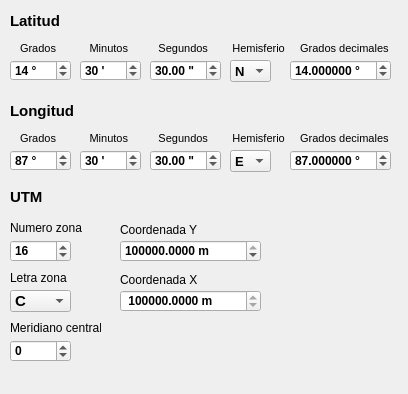
<?xml version="1.0" encoding="UTF-8"?>
<ui version="4.0">
 <class>LatLongCalcDialogBase</class>
 <widget class="QDialog" name="LatLongCalcDialogBase">
  <property name="geometry">
   <rect>
    <x>0</x>
    <y>0</y>
    <width>408</width>
    <height>394</height>
   </rect>
  </property>
  <property name="font">
   <font>
    <weight>75</weight>
    <bold>true</bold>
   </font>
  </property>
  <property name="windowTitle">
   <string>Calculadora de Lat/Long</string>
  </property>
  <widget class="QLabel" name="Label_Lat">
   <property name="geometry">
    <rect>
     <x>10</x>
     <y>10</y>
     <width>61</width>
     <height>21</height>
    </rect>
   </property>
   <property name="font">
    <font>
     <pointsize>11</pointsize>
     <weight>75</weight>
     <bold>true</bold>
    </font>
   </property>
   <property name="text">
    <string>Latitud</string>
   </property>
  </widget>
  <widget class="QSpinBox" name="Spb_Lat_G">
   <property name="geometry">
    <rect>
     <x>10</x>
     <y>60</y>
     <width>61</width>
     <height>21</height>
    </rect>
   </property>
   <property name="font">
    <font>
     <weight>75</weight>
     <bold>true</bold>
    </font>
   </property>
   <property name="suffix">
    <string> °</string>
   </property>
   <property name="minimum">
    <number>0</number>
   </property>
   <property name="maximum">
    <number>90</number>
   </property>
   <property name="value">
    <number>14</number>
   </property>
  </widget>
  <widget class="QSpinBox" name="Spb_Lat_M">
   <property name="geometry">
    <rect>
     <x>80</x>
     <y>60</y>
     <width>61</width>
     <height>21</height>
    </rect>
   </property>
   <property name="font">
    <font>
     <weight>75</weight>
     <bold>true</bold>
    </font>
   </property>
   <property name="suffix">
    <string> '</string>
   </property>
   <property name="maximum">
    <number>59</number>
   </property>
   <property name="value">
    <number>30</number>
   </property>
  </widget>
  <widget class="QComboBox" name="Cb_Lat_H">
   <property name="geometry">
    <rect>
     <x>230</x>
     <y>60</y>
     <width>41</width>
     <height>22</height>
    </rect>
   </property>
   <property name="font">
    <font>
     <pointsize>10</pointsize>
     <weight>75</weight>
     <bold>true</bold>
    </font>
   </property>
   <item>
    <property name="text">
     <string>N</string>
    </property>
   </item>
   <item>
    <property name="text">
     <string>S</string>
    </property>
   </item>
  </widget>
  <widget class="QDoubleSpinBox" name="SpdD_Lat_S">
   <property name="geometry">
    <rect>
     <x>150</x>
     <y>60</y>
     <width>71</width>
     <height>21</height>
    </rect>
   </property>
   <property name="font">
    <font>
     <weight>75</weight>
     <bold>true</bold>
    </font>
   </property>
   <property name="prefix">
    <string/>
   </property>
   <property name="suffix">
    <string> &quot;</string>
   </property>
   <property name="maximum">
    <double>60.000000000000000</double>
   </property>
   <property name="value">
    <double>30.000000000000000</double>
   </property>
  </widget>
  <widget class="QDoubleSpinBox" name="SpdD_Lat_GD">
   <property name="geometry">
    <rect>
     <x>290</x>
     <y>60</y>
     <width>101</width>
     <height>21</height>
    </rect>
   </property>
   <property name="font">
    <font>
     <weight>75</weight>
     <bold>true</bold>
    </font>
   </property>
   <property name="suffix">
    <string> °</string>
   </property>
   <property name="decimals">
    <number>6</number>
   </property>
   <property name="minimum">
    <double>-90.000000000000000</double>
   </property>
   <property name="maximum">
    <double>90.000000000000000</double>
   </property>
   <property name="singleStep">
    <double>1.000000000000000</double>
   </property>
   <property name="value">
    <double>14.000000000000000</double>
   </property>
  </widget>
  <widget class="QLabel" name="Label_Lat_ETQ">
   <property name="geometry">
    <rect>
     <x>20</x>
     <y>40</y>
     <width>381</width>
     <height>16</height>
    </rect>
   </property>
   <property name="font">
    <font>
     <pointsize>8</pointsize>
     <weight>50</weight>
     <italic>false</italic>
     <bold>false</bold>
    </font>
   </property>
   <property name="text">
    <string>Grados           Minutos          Segundos        Hemisferio     Grados decimales</string>
   </property>
  </widget>
  <widget class="QDoubleSpinBox" name="SpdD_Long_GD">
   <property name="geometry">
    <rect>
     <x>290</x>
     <y>150</y>
     <width>101</width>
     <height>21</height>
    </rect>
   </property>
   <property name="font">
    <font>
     <weight>75</weight>
     <bold>true</bold>
    </font>
   </property>
   <property name="suffix">
    <string> °</string>
   </property>
   <property name="decimals">
    <number>6</number>
   </property>
   <property name="minimum">
    <double>-180.000000000000000</double>
   </property>
   <property name="maximum">
    <double>180.000000000000000</double>
   </property>
   <property name="value">
    <double>87.000000000000000</double>
   </property>
  </widget>
  <widget class="QComboBox" name="Cb_Long_H">
   <property name="geometry">
    <rect>
     <x>230</x>
     <y>150</y>
     <width>41</width>
     <height>22</height>
    </rect>
   </property>
   <property name="font">
    <font>
     <pointsize>10</pointsize>
     <weight>75</weight>
     <bold>true</bold>
    </font>
   </property>
   <property name="currentText">
    <string>E</string>
   </property>
   <item>
    <property name="text">
     <string>E</string>
    </property>
   </item>
   <item>
    <property name="text">
     <string>W</string>
    </property>
   </item>
  </widget>
  <widget class="QSpinBox" name="Spb_Long_G">
   <property name="geometry">
    <rect>
     <x>10</x>
     <y>150</y>
     <width>61</width>
     <height>21</height>
    </rect>
   </property>
   <property name="font">
    <font>
     <weight>75</weight>
     <bold>true</bold>
    </font>
   </property>
   <property name="suffix">
    <string> °</string>
   </property>
   <property name="minimum">
    <number>0</number>
   </property>
   <property name="maximum">
    <number>180</number>
   </property>
   <property name="value">
    <number>87</number>
   </property>
  </widget>
  <widget class="QSpinBox" name="Spb_Long_M">
   <property name="geometry">
    <rect>
     <x>80</x>
     <y>150</y>
     <width>61</width>
     <height>21</height>
    </rect>
   </property>
   <property name="font">
    <font>
     <weight>75</weight>
     <bold>true</bold>
    </font>
   </property>
   <property name="suffix">
    <string> '</string>
   </property>
   <property name="maximum">
    <number>59</number>
   </property>
   <property name="value">
    <number>30</number>
   </property>
  </widget>
  <widget class="QDoubleSpinBox" name="SpdD_Long_S">
   <property name="geometry">
    <rect>
     <x>150</x>
     <y>150</y>
     <width>71</width>
     <height>21</height>
    </rect>
   </property>
   <property name="font">
    <font>
     <weight>75</weight>
     <bold>true</bold>
    </font>
   </property>
   <property name="prefix">
    <string/>
   </property>
   <property name="suffix">
    <string> &quot;</string>
   </property>
   <property name="maximum">
    <double>60.000000000000000</double>
   </property>
   <property name="value">
    <double>30.000000000000000</double>
   </property>
  </widget>
  <widget class="QLabel" name="Label_Long">
   <property name="geometry">
    <rect>
     <x>10</x>
     <y>100</y>
     <width>81</width>
     <height>21</height>
    </rect>
   </property>
   <property name="font">
    <font>
     <pointsize>11</pointsize>
     <weight>75</weight>
     <bold>true</bold>
    </font>
   </property>
   <property name="text">
    <string>Longitud</string>
   </property>
  </widget>
  <widget class="QLabel" name="Label_Long_ETQ">
   <property name="geometry">
    <rect>
     <x>20</x>
     <y>130</y>
     <width>381</width>
     <height>16</height>
    </rect>
   </property>
   <property name="font">
    <font>
     <pointsize>8</pointsize>
     <weight>50</weight>
     <italic>false</italic>
     <bold>false</bold>
    </font>
   </property>
   <property name="text">
    <string>Grados           Minutos          Segundos        Hemisferio     Grados decimales</string>
   </property>
  </widget>
  <widget class="QLabel" name="Label_UTM">
   <property name="geometry">
    <rect>
     <x>10</x>
     <y>190</y>
     <width>47</width>
     <height>13</height>
    </rect>
   </property>
   <property name="font">
    <font>
     <pointsize>11</pointsize>
     <weight>75</weight>
     <bold>true</bold>
    </font>
   </property>
   <property name="text">
    <string>UTM</string>
   </property>
  </widget>
  <widget class="QSpinBox" name="Spd_UTM">
   <property name="geometry">
    <rect>
     <x>10</x>
     <y>240</y>
     <width>61</width>
     <height>22</height>
    </rect>
   </property>
   <property name="font">
    <font>
     <weight>75</weight>
     <bold>true</bold>
    </font>
   </property>
   <property name="suffix">
    <string/>
   </property>
   <property name="minimum">
    <number>1</number>
   </property>
   <property name="maximum">
    <number>60</number>
   </property>
   <property name="value">
    <number>16</number>
   </property>
   <property name="displayIntegerBase">
    <number>10</number>
   </property>
  </widget>
  <widget class="QComboBox" name="Cb_UTM">
   <property name="geometry">
    <rect>
     <x>10</x>
     <y>290</y>
     <width>61</width>
     <height>22</height>
    </rect>
   </property>
   <property name="font">
    <font>
     <pointsize>11</pointsize>
     <weight>75</weight>
     <bold>true</bold>
    </font>
   </property>
   <property name="currentText">
    <string>P</string>
   </property>
   <item>
    <property name="text">
     <string>C</string>
    </property>
   </item>
   <item>
    <property name="text">
     <string>D</string>
    </property>
   </item>
   <item>
    <property name="text">
     <string>E</string>
    </property>
   </item>
   <item>
    <property name="text">
     <string>F</string>
    </property>
   </item>
   <item>
    <property name="text">
     <string>G</string>
    </property>
   </item>
   <item>
    <property name="text">
     <string>H</string>
    </property>
   </item>
   <item>
    <property name="text">
     <string>J</string>
    </property>
   </item>
   <item>
    <property name="text">
     <string>K</string>
    </property>
   </item>
   <item>
    <property name="text">
     <string>L</string>
    </property>
   </item>
   <item>
    <property name="text">
     <string>M</string>
    </property>
   </item>
   <item>
    <property name="text">
     <string>P</string>
    </property>
   </item>
   <item>
    <property name="text">
     <string>Q</string>
    </property>
   </item>
   <item>
    <property name="text">
     <string>R</string>
    </property>
   </item>
   <item>
    <property name="text">
     <string>T</string>
    </property>
   </item>
   <item>
    <property name="text">
     <string>U</string>
    </property>
   </item>
   <item>
    <property name="text">
     <string>V</string>
    </property>
   </item>
   <item>
    <property name="text">
     <string>W</string>
    </property>
   </item>
   <item>
    <property name="text">
     <string>X</string>
    </property>
   </item>
  </widget>
  <widget class="QDoubleSpinBox" name="SpdD_UTM_X">
   <property name="geometry">
    <rect>
     <x>120</x>
     <y>290</y>
     <width>141</width>
     <height>22</height>
    </rect>
   </property>
   <property name="font">
    <font>
     <weight>75</weight>
     <bold>true</bold>
    </font>
   </property>
   <property name="prefix">
    <string> </string>
   </property>
   <property name="suffix">
    <string> m</string>
   </property>
   <property name="decimals">
    <number>4</number>
   </property>
   <property name="minimum">
    <double>100000.000000000000000</double>
   </property>
   <property name="maximum">
    <double>999999.000000000000000</double>
   </property>
   <property name="value">
    <double>500000.000000000000000</double>
   </property>
  </widget>
  <widget class="QDoubleSpinBox" name="SpdD_UTM_Y">
   <property name="geometry">
    <rect>
     <x>120</x>
     <y>240</y>
     <width>141</width>
     <height>22</height>
    </rect>
   </property>
   <property name="prefix">
    <string/>
   </property>
   <property name="suffix">
    <string> m</string>
   </property>
   <property name="decimals">
    <number>4</number>
   </property>
   <property name="minimum">
    <double>0.000000000000000</double>
   </property>
   <property name="maximum">
    <double>10000000.000000000000000</double>
   </property>
   <property name="value">
    <double>5000000.000000000000000</double>
   </property>
  </widget>
  <widget class="QSpinBox" name="Spb_MC">
   <property name="geometry">
    <rect>
     <x>10</x>
     <y>340</y>
     <width>61</width>
     <height>22</height>
    </rect>
   </property>
   <property name="minimum">
    <number>-90</number>
   </property>
   <property name="maximum">
    <number>90</number>
   </property>
  </widget>
  <widget class="QLabel" name="Label_X">
   <property name="geometry">
    <rect>
     <x>120</x>
     <y>270</y>
     <width>111</width>
     <height>20</height>
    </rect>
   </property>
   <property name="font">
    <font>
     <weight>50</weight>
     <bold>false</bold>
    </font>
   </property>
   <property name="text">
    <string>Coordenada X</string>
   </property>
  </widget>
  <widget class="QLabel" name="Label_Y">
   <property name="geometry">
    <rect>
     <x>120</x>
     <y>220</y>
     <width>121</width>
     <height>20</height>
    </rect>
   </property>
   <property name="font">
    <font>
     <weight>50</weight>
     <bold>false</bold>
    </font>
   </property>
   <property name="text">
    <string>Coordenada Y</string>
   </property>
  </widget>
  <widget class="QLabel" name="Label_UTM_NZ">
   <property name="geometry">
    <rect>
     <x>10</x>
     <y>220</y>
     <width>91</width>
     <height>16</height>
    </rect>
   </property>
   <property name="font">
    <font>
     <weight>50</weight>
     <bold>false</bold>
    </font>
   </property>
   <property name="text">
    <string>Numero zona</string>
   </property>
  </widget>
  <widget class="QLabel" name="Label_UTM_LZ">
   <property name="geometry">
    <rect>
     <x>10</x>
     <y>270</y>
     <width>91</width>
     <height>16</height>
    </rect>
   </property>
   <property name="font">
    <font>
     <weight>50</weight>
     <bold>false</bold>
    </font>
   </property>
   <property name="text">
    <string>Letra zona</string>
   </property>
  </widget>
  <widget class="QLabel" name="Label_UTM_MC">
   <property name="geometry">
    <rect>
     <x>10</x>
     <y>320</y>
     <width>91</width>
     <height>16</height>
    </rect>
   </property>
   <property name="font">
    <font>
     <weight>50</weight>
     <bold>false</bold>
    </font>
   </property>
   <property name="text">
    <string>Meridiano central</string>
   </property>
  </widget>
 </widget>
 <resources/>
 <connections/>
</ui>
